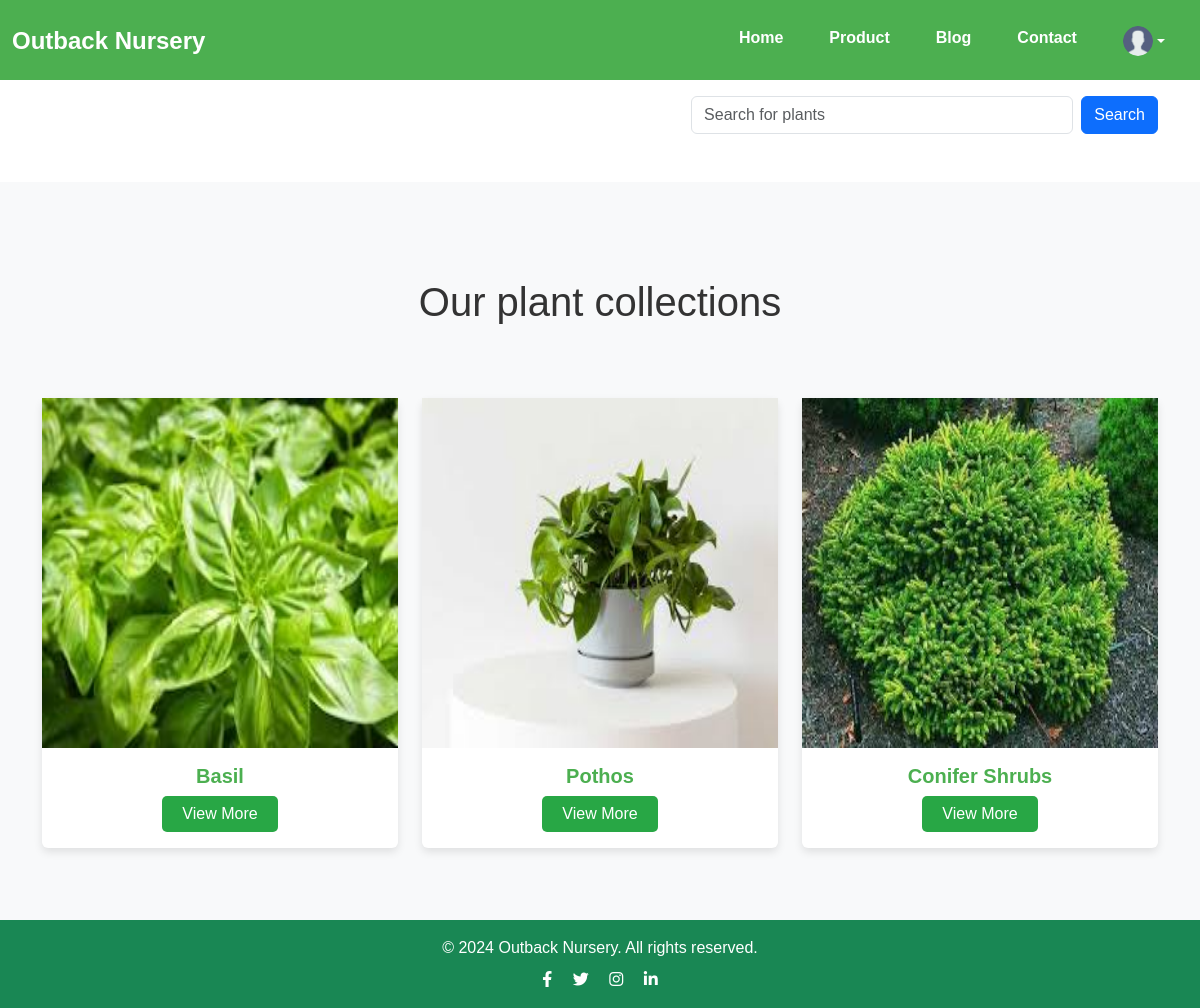
Before: /product.php with the older database file.
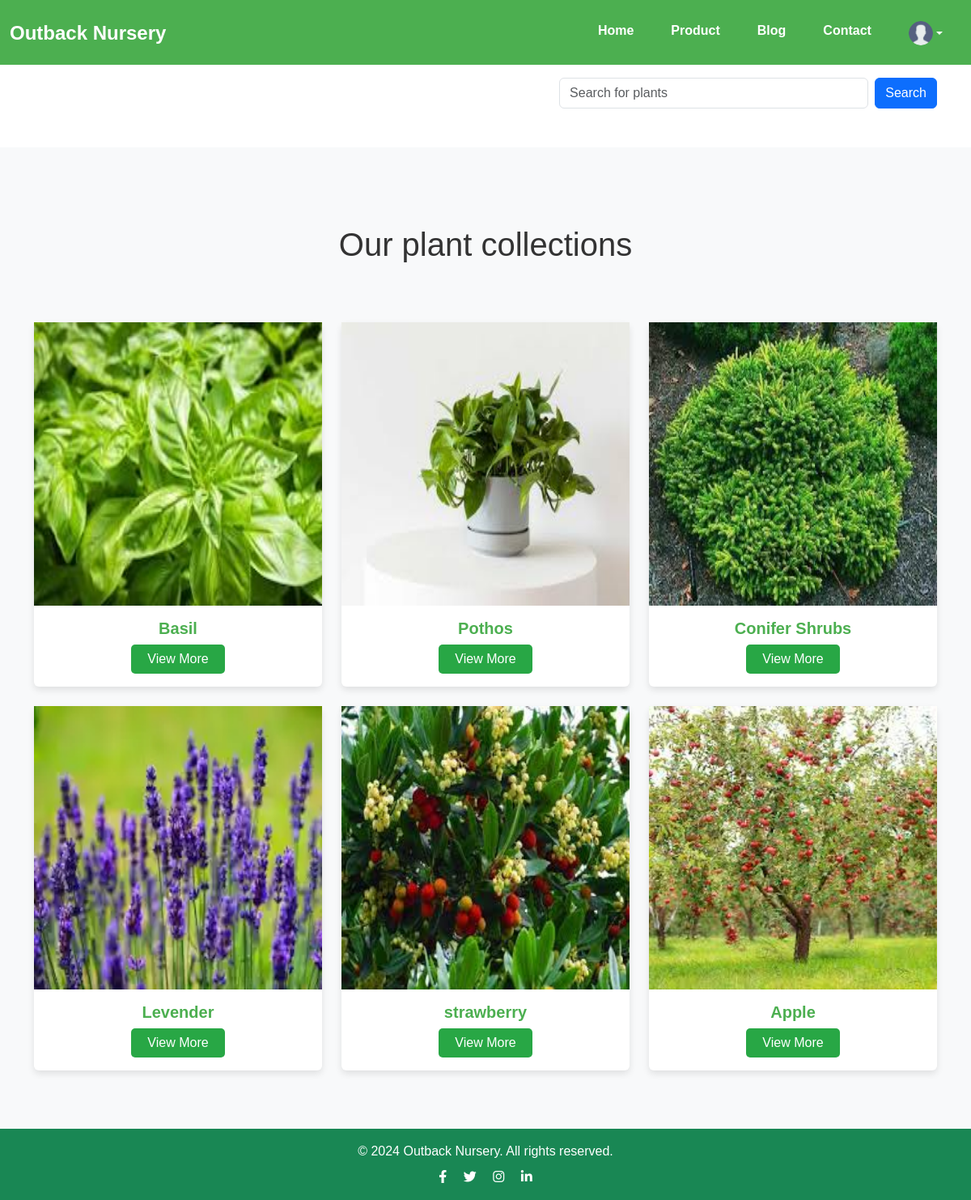
After: the same page with the newer database file.
### tables this page shows
CREATE TABLE `plant` (
  `id` int(11) NOT NULL,
  `name` varchar(255) NOT NULL,
  `description` text DEFAULT NULL,
  `price` float NOT NULL,
  `Category_id` int(11) NOT NULL,
  `image` varchar(255) DEFAULT NULL
);

### product.php (the view, shortened to what this page needs)
<?php
require 'db.php';
$searchQuery = isset($_GET['query']) ? $_GET['query'] : '';
$query = "SELECT * FROM plant";
$result = mysqli_query($conn, $query);
$noResults = mysqli_num_rows($result) === 0;
?>
<!DOCTYPE html>
<html lang="en">
<head>
    <link href="https://cdn.jsdelivr.net/npm/bootstrap@5.3.0/dist/css/bootstrap.min.css" rel="stylesheet">
<link href="https://stackpath.bootstrapcdn.com/bootstrap/5.3.0/css/bootstrap.min.css" rel="stylesheet">
<link rel="stylesheet" href="https://cdnjs.cloudflare.com/ajax/libs/font-awesome/6.0.0-beta3/css/all.min.css">
<link href="https://cdnjs.cloudflare.com/ajax/libs/bootstrap/5.3.0/css/bootstrap.min.css" rel="stylesheet">
    <link rel="stylesheet" href="style.css">
</head>
<body>
<header>
    <nav class="navbar navbar-expand-lg navbar-light">
        <div class="container-fluid">
            <a class="navbar-brand" href="#">
                Outback Nursery
            </a>
            <div class="collapse navbar-collapse" id="navbarNav">
                <ul class="navbar-nav ms-auto">
                    <li class="nav-item">
                        <a class="nav-link" href="user_home.php">Home</a>
                    </li>
                    <li class="nav-item">
                        <a class="nav-link" href="product.php">Product</a>
                    </li>
                    <li class="nav-item">
                        <a class="nav-link" href="blog.php">Blog</a>
                    </li>
                    <li class="nav-item">
                        <a class="nav-link" href="contact.php">Contact</a>
                    </li>
                    <li class="nav-item dropdown">
                        <a class="nav-link dropdown-toggle d-flex align-items-center" href="#" id="navbarDropdown" role="button" data-bs-toggle="dropdown" aria-expanded="false">
                            <img src="image/user.png" alt="Profile" class="rounded-circle" width="30" height="30">
                        </a>
                    </li>
                </ul>
            </div>
        </div>
    </nav>
</header>
<section class="search">
    <div class="container mt-5 pt-5">
        <div class="row">
            <div class="col-md-6 offset-md-6">
                <form class="d-flex justify-content-end" action="#" method="GET">
                    <input class="form-control me-2" type="search" placeholder="Search for plants" aria-label="Search" name="query" style="width: 70%;" value="<?php echo htmlspecialchars($searchQuery); ?>">
                    <button class="btn btn-primary" type="submit">Search</button>
                </form>
            </div>
        </div>
    </div>
</section>
<section class="product-grid py-5 products mt-5 pt-5 py-5">
    <h1 class="text-center mb-4 py-5">Our plant collections</h1>
    <div class="container">
        <div class="row">
            <?php
            if (!$noResults) {
                while ($plant = mysqli_fetch_assoc($result)) {
                    $plantId = $plant['id'];
                    ?>
                    <div class="col-md-4 mb-4 plant-card" id="plant-<?php echo $plantId; ?>">
                        <div class="card text-center">
                            <img src="<?php echo $plant['image']; ?>" alt="Plant Image" class="product-image">
                            <div class="card-body">
                                <h3 class="card-title"><?php echo $plant['name']; ?></h3>
                                <button class="btn btn-primary add-to-cart">
                                    <a href="product_detail.php?product_id=<?php echo $plantId; ?>">View More</a>
                                </button>
                            </div>
                        </div>
                    </div>
                    <?php
                }
            }
            ?>
        </div>
    </div>
</section>
<footer class="text-white bg-success py-3">
    <div class="container text-center">
        <p class="mb-2">&copy; 2024 Outback Nursery. All rights reserved.</p>
        <div>
            <a href="#" class="text-white me-3"><i class="fab fa-facebook-f"></i></a>
            <a href="#" class="text-white me-3"><i class="fab fa-twitter"></i></a>
            <a href="#" class="text-white me-3"><i class="fab fa-instagram"></i></a>
            <a href="#" class="text-white"><i class="fab fa-linkedin-in"></i></a>
        </div>
    </div>
</footer>
</body>
</html>

### style.css (style rules this page uses)
body { font-family: Arial, sans-serif; margin: 0; padding: 0; box-sizing: border-box; color: #333; }
header { background-color: #4CAF50; padding: 10px 0; width: 100%; position: fixed; height: 80px; top: 0; z-index: 1000; }
a { text-decoration: none; }
.navbar { max-width: 1200px; margin: 0 auto; }
.navbar-brand { font-weight: bold; color: white; font-size: 1.5rem; }
.nav-link { color: white !important; font-weight: bold; margin: 0 15px; transition: color 0.3s ease; }
.products { background-color: #f8f9fa; }
.card { border: none; box-shadow: 0 4px 8px rgba(0, 0, 0, 0.1); transition: transform 0.3s ease; }
.card img { height: 350px; }
.card-title { font-size: 1.25rem; font-weight: bold; color: #4CAF50; }
.add-to-cart { background-color: #28a745; border: none; padding: 10px 20px; border-radius: 5px; font-size: 16px; transition: background-color 0.3s ease; display: inline-block; }
.add-to-cart a { color: white; text-decoration: none; display: block; height: 100%; width: 100%; line-height: 1; }

Changed rows visible on the page:
added plant: image (picture), name "Levender"
added plant: image (picture), name "strawberry"
added plant: image (picture), name "Apple"
